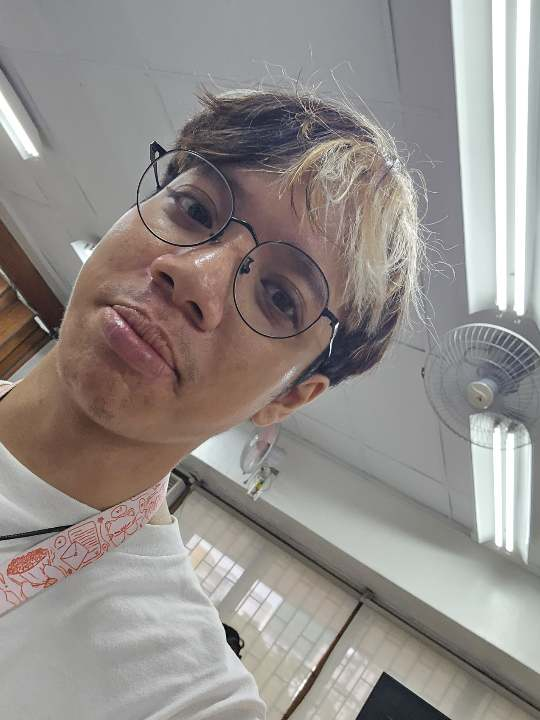
#> input picture CPF3/LAB2/image.png, 540 x 720 px
$ python pj4.py --image image.png
#> lines starting #> are read from the running program, lines starting #| are printed output that depends on the picture
from mpl_toolkits.mplot3d import Axes3D
import matplotlib.pyplot as plt
import numpy as np
import argparse
import cv2

ap = argparse.ArgumentParser()
ap.add_argument("-i", "--image", required = True, help = "Path to the image")
ap.add_argument("-s", "--size", required = False,
help = "Size of largest color bin", default = 5000)
ap.add_argument("-b", "--bins", required = False,
help = "Number of bins per color channel", default=8)
args = vars(ap.parse_args())

image = cv2.imread(args["image"])
#> image is the input picture: shape (720, 540, 3); mean B, G, R 138.1, 141.4, 147.1
size = float(args["size"])
bins = int(args["bins"])

hist = cv2.calcHist([image], [0, 1, 2], None, [bins, bins, bins], [0, 256, 0, 256, 0, 256])

print("3D histogram shape: %s, with %d values" % (
hist.shape, hist.flatten().shape[0]))
#| 3D histogram shape: (8, 8, 8), with 512 values

fig = plt.figure()
ax = fig.add_subplot(111, projection="3d")
ratio = size / np.max(hist)
#> ratio = 0.043

for (x, plane) in enumerate(hist):
    for (y, row) in enumerate(plane):
        for (z, col) in enumerate(row):
            if hist[x][y][z] > 0.0:
                siz = ratio * hist[x][y][z]
                rgb = (z / (bins - 1), y / (bins - 1), x / (bins - 1))
                ax.scatter(x, y, z, s = siz, facecolors = rgb)
#> this loop made 8 passes

plt.show()
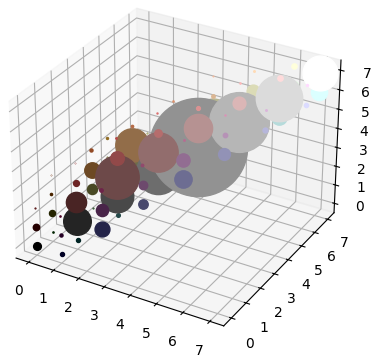
#> figure drawn by matplotlib, 1 panel
